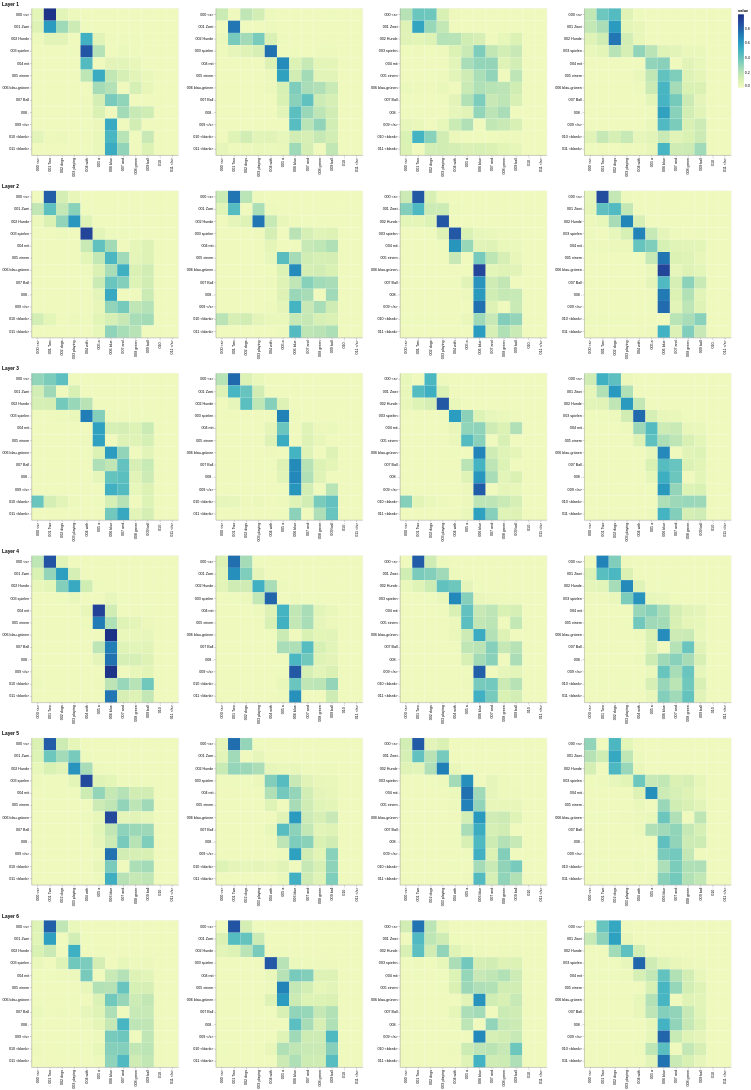

The notebook cell saved with this chart:
### Markdown cell above
## Decoder Src Attention

### Code cell
def viz_decoder_src():
    model, example_data = run_model_example(n_examples=1)
    example = example_data[len(example_data) - 1]

    layer_viz = [
        visualize_layer(
            model,
            layer,
            get_decoder_src,
            max(len(example[1]), len(example[2])),
            example[1],
            example[2],
        )
        for layer in range(6)
    ]
    return alt.hconcat(
        layer_viz[0]
        & layer_viz[1]
        & layer_viz[2]
        & layer_viz[3]
        & layer_viz[4]
        & layer_viz[5]
    )


show_example(viz_decoder_src)

### Figure 1 — Vega-Lite specification as saved in the notebook (floating-point values rounded to 4 significant figures; data arrays with more than 128 entries replaced by an {"elided": "..."} marker saying what was removed)
{"config": {"view": {"continuousWidth": 300, "continuousHeight": 300}}, "hconcat": [{"vconcat": [{"hconcat": [{"data": {"name": "data-45039f657e36ff4734bd5e13531eafc8"}, "mark": {"type": "rect"}, "encoding": {"color": {"field": "value", "type": "quantitative"}, "tooltip": [{"field": "row", "type": "quantitative"}, {"field": "column", "type": "quantitative"}, {"field": "value", "type": "quantitative"}, {"field": "row_token", "type": "nominal"}, {"field": "col_token", "type": "nominal"}], "x": {"axis": {"title": ""}, "field": "col_token", "type": "nominal"}, "y": {"axis": {"title": ""}, "field": "row_token", "type": "nominal"}}, "height": 400, "name": "view_49", "width": 400}, {"data": {"name": "data-957949588063140f1bd9348e7a69567c"}, "mark": {"type": "rect"}, "encoding": {"color": {"field": "value", "type": "quantitative"}, "tooltip": [{"field": "row", "type": "quantitative"}, {"field": "column", "type": "quantitative"}, {"field": "value", "type": "quantitative"}, {"field": "row_token", "type": "nominal"}, {"field": "col_token", "type": "nominal"}], "x": {"axis": {"title": ""}, "field": "col_token", "type": "nominal"}, "y": {"axis": {"title": ""}, "field": "row_token", "type": "nominal"}}, "height": 400, "name": "view_50", "width": 400}, {"data": {"name": "data-8630d7a8617ddd38f7306d98c1ad4c33"}, "mark": {"type": "rect"}, "encoding": {"color": {"field": "value", "type": "quantitative"}, "tooltip": [{"field": "row", "type": "quantitative"}, {"field": "column", "type": "quantitative"}, {"field": "value", "type": "quantitative"}, {"field": "row_token", "type": "nominal"}, {"field": "col_token", "type": "nominal"}], "x": {"axis": {"title": ""}, "field": "col_token", "type": "nominal"}, "y": {"axis": {"title": ""}, "field": "row_token", "type": "nominal"}}, "height": 400, "name": "view_51", "width": 400}, {"data": {"name": "data-553952a65f05366999eddcc8428a4562"}, "mark": {"type": "rect"}, "encoding": {"color": {"field": "value", "type": "quantitative"}, "tooltip": [{"field": "row", "type": "quantitative"}, {"field": "column", "type": "quantitative"}, {"field": "value", "type": "quantitative"}, {"field": "row_token", "type": "nominal"}, {"field": "col_token", "type": "nominal"}], "x": {"axis": {"title": ""}, "field": "col_token", "type": "nominal"}, "y": {"axis": {"title": ""}, "field": "row_token", "type": "nominal"}}, "height": 400, "name": "view_52", "width": 400}]}, {"vconcat": [{"hconcat": [{"data": {"name": "data-226c09d252307a8e462292a0f0f95ee0"}, "mark": {"type": "rect"}, "encoding": {"color": {"field": "value", "type": "quantitative"}, "tooltip": [{"field": "row", "type": "quantitative"}, {"field": "column", "type": "quantitative"}, {"field": "value", "type": "quantitative"}, {"field": "row_token", "type": "nominal"}, {"field": "col_token", "type": "nominal"}], "x": {"axis": {"title": ""}, "field": "col_token", "type": "nominal"}, "y": {"axis": {"title": ""}, "field": "row_token", "type": "nominal"}}, "height": 400, "name": "view_53", "width": 400}, {"data": {"name": "data-f8beb1c9f04e3aa66e61188a45aa2de6"}, "mark": {"type": "rect"}, "encoding": {"color": {"field": "value", "type": "quantitative"}, "tooltip": [{"field": "row", "type": "quantitative"}, {"field": "column", "type": "quantitative"}, {"field": "value", "type": "quantitative"}, {"field": "row_token", "type": "nominal"}, {"field": "col_token", "type": "nominal"}], "x": {"axis": {"title": ""}, "field": "col_token", "type": "nominal"}, "y": {"axis": {"title": ""}, "field": "row_token", "type": "nominal"}}, "height": 400, "name": "view_54", "width": 400}, {"data": {"name": "data-e88edef3a286f604d9d6b3bea25004f9"}, "mark": {"type": "rect"}, "encoding": {"color": {"field": "value", "type": "quantitative"}, "tooltip": [{"field": "row", "type": "quantitative"}, {"field": "column", "type": "quantitative"}, {"field": "value", "type": "quantitative"}, {"field": "row_token", "type": "nominal"}, {"field": "col_token", "type": "nominal"}], "x": {"axis": {"title": ""}, "field": "col_token", "type": "nominal"}, "y": {"axis": {"title": ""}, "field": "row_token", "type": "nominal"}}, "height": 400, "name": "view_55", "width": 400}, {"data": {"name": "data-219be6ffc94b8ecc447d497fd80e3f27"}, "mark": {"type": "rect"}, "encoding": {"color": {"field": "value", "type": "quantitative"}, "tooltip": [{"field": "row", "type": "quantitative"}, {"field": "column", "type": "quantitative"}, {"field": "value", "type": "quantitative"}, {"field": "row_token", "type": "nominal"}, {"field": "col_token", "type": "nominal"}], "x": {"axis": {"title": ""}, "field": "col_token", "type": "nominal"}, "y": {"axis": {"title": ""}, "field": "row_token", "type": "nominal"}}, "height": 400, "name": "view_56", "width": 400}]}], "title": "Layer 2"}, {"vconcat": [{"hconcat": [{"data": {"name": "data-c129b125028286561b9057b754882e42"}, "mark": {"type": "rect"}, "encoding": {"color": {"field": "value", "type": "quantitative"}, "tooltip": [{"field": "row", "type": "quantitative"}, {"field": "column", "type": "quantitative"}, {"field": "value", "type": "quantitative"}, {"field": "row_token", "type": "nominal"}, {"field": "col_token", "type": "nominal"}], "x": {"axis": {"title": ""}, "field": "col_token", "type": "nominal"}, "y": {"axis": {"title": ""}, "field": "row_token", "type": "nominal"}}, "height": 400, "name": "view_57", "width": 400}, {"data": {"name": "data-a28814b336f53707837a207faa10cf51"}, "mark": {"type": "rect"}, "encoding": {"color": {"field": "value", "type": "quantitative"}, "tooltip": [{"field": "row", "type": "quantitative"}, {"field": "column", "type": "quantitative"}, {"field": "value", "type": "quantitative"}, {"field": "row_token", "type": "nominal"}, {"field": "col_token", "type": "nominal"}], "x": {"axis": {"title": ""}, "field": "col_token", "type": "nominal"}, "y": {"axis": {"title": ""}, "field": "row_token", "type": "nominal"}}, "height": 400, "name": "view_58", "width": 400}, {"data": {"name": "data-870bc624ddff97fb662594a493152185"}, "mark": {"type": "rect"}, "encoding": {"color": {"field": "value", "type": "quantitative"}, "tooltip": [{"field": "row", "type": "quantitative"}, {"field": "column", "type": "quantitative"}, {"field": "value", "type": "quantitative"}, {"field": "row_token", "type": "nominal"}, {"field": "col_token", "type": "nominal"}], "x": {"axis": {"title": ""}, "field": "col_token", "type": "nominal"}, "y": {"axis": {"title": ""}, "field": "row_token", "type": "nominal"}}, "height": 400, "name": "view_59", "width": 400}, {"data": {"name": "data-5f37350b707488434abded356b4dadc5"}, "mark": {"type": "rect"}, "encoding": {"color": {"field": "value", "type": "quantitative"}, "tooltip": [{"field": "row", "type": "quantitative"}, {"field": "column", "type": "quantitative"}, {"field": "value", "type": "quantitative"}, {"field": "row_token", "type": "nominal"}, {"field": "col_token", "type": "nominal"}], "x": {"axis": {"title": ""}, "field": "col_token", "type": "nominal"}, "y": {"axis": {"title": ""}, "field": "row_token", "type": "nominal"}}, "height": 400, "name": "view_60", "width": 400}]}], "title": "Layer 3"}, {"vconcat": [{"hconcat": [{"data": {"name": "data-8bafed132128215955819ee9876324de"}, "mark": {"type": "rect"}, "encoding": {"color": {"field": "value", "type": "quantitative"}, "tooltip": [{"field": "row", "type": "quantitative"}, {"field": "column", "type": "quantitative"}, {"field": "value", "type": "quantitative"}, {"field": "row_token", "type": "nominal"}, {"field": "col_token", "type": "nominal"}], "x": {"axis": {"title": ""}, "field": "col_token", "type": "nominal"}, "y": {"axis": {"title": ""}, "field": "row_token", "type": "nominal"}}, "height": 400, "name": "view_61", "width": 400}, {"data": {"name": "data-987c722708a6bbe69bb420fd2ea83562"}, "mark": {"type": "rect"}, "encoding": {"color": {"field": "value", "type": "quantitative"}, "tooltip": [{"field": "row", "type": "quantitative"}, {"field": "column", "type": "quantitative"}, {"field": "value", "type": "quantitative"}, {"field": "row_token", "type": "nominal"}, {"field": "col_token", "type": "nominal"}], "x": {"axis": {"title": ""}, "field": "col_token", "type": "nominal"}, "y": {"axis": {"title": ""}, "field": "row_token", "type": "nominal"}}, "height": 400, "name": "view_62", "width": 400}, {"data": {"name": "data-bfdca982b4f80254bad69bf46d59b103"}, "mark": {"type": "rect"}, "encoding": {"color": {"field": "value", "type": "quantitative"}, "tooltip": [{"field": "row", "type": "quantitative"}, {"field": "column", "type": "quantitative"}, {"field": "value", "type": "quantitative"}, {"field": "row_token", "type": "nominal"}, {"field": "col_token", "type": "nominal"}], "x": {"axis": {"title": ""}, "field": "col_token", "type": "nominal"}, "y": {"axis": {"title": ""}, "field": "row_token", "type": "nominal"}}, "height": 400, "name": "view_63", "width": 400}, {"data": {"name": "data-08f14a5e3ece8cb398edcbfdea13eaf0"}, "mark": {"type": "rect"}, "encoding": {"color": {"field": "value", "type": "quantitative"}, "tooltip": [{"field": "row", "type": "quantitative"}, {"field": "column", "type": "quantitative"}, {"field": "value", "type": "quantitative"}, {"field": "row_token", "type": "nominal"}, {"field": "col_token", "type": "nominal"}], "x": {"axis": {"title": ""}, "field": "col_token", "type": "nominal"}, "y": {"axis": {"title": ""}, "field": "row_token", "type": "nominal"}}, "height": 400, "name": "view_64", "width": 400}]}], "title": "Layer 4"}, {"vconcat": [{"hconcat": [{"data": {"name": "data-e7a65a294535a2e57ef8fcc81020084e"}, "mark": {"type": "rect"}, "encoding": {"color": {"field": "value", "type": "quantitative"}, "tooltip": [{"field": "row", "type": "quantitative"}, {"field": "column", "type": "quantitative"}, {"field": "value", "type": "quantitative"}, {"field": "row_token", "type": "nominal"}, {"field": "col_token", "type": "nominal"}], "x": {"axis": {"title": ""}, "field": "col_token", "type": "nominal"}, "y": {"axis": {"title": ""}, "field": "row_token", "type": "nominal"}}, "height": 400, "name": "view_65", "width": 400}, {"data": {"name": "data-f8811299f0002e697f1fc35eba8929d1"}, "mark": {"type": "rect"}, "encoding": {"color": {"field": "value", "type": "quantitative"}, "tooltip": [{"field": "row", "type": "quantitative"}, {"field": "column", "type": "quantitative"}, {"field": "value", "type": "quantitative"}, {"field": "row_token", "type": "nominal"}, {"field": "col_token", "type": "nominal"}], "x": {"axis": {"title": ""}, "field": "col_token", "type": "nominal"}, "y": {"axis": {"title": ""}, "field": "row_token", "type": "nominal"}}, "height": 400, "name": "view_66", "width": 400}, {"data": {"name": "data-fb1b434b7fa5bc655375a211d9151888"}, "mark": {"type": "rect"}, "encoding": {"color": {"field": "value", "type": "quantitative"}, "tooltip": [{"field": "row", "type": "quantitative"}, {"field": "column", "type": "quantitative"}, {"field": "value", "type": "quantitative"}, {"field": "row_token", "type": "nominal"}, {"field": "col_token", "type": "nominal"}], "x": {"axis": {"title": ""}, "field": "col_token", "type": "nominal"}, "y": {"axis": {"title": ""}, "field": "row_token", "type": "nominal"}}, "height": 400, "name": "view_67", "width": 400}, {"data": {"name": "data-222aa5bfb21ae79b49bdef3e0573ffb1"}, "mark": {"type": "rect"}, "encoding": {"color": {"field": "value", "type": "quantitative"}, "tooltip": [{"field": "row", "type": "quantitative"}, {"field": "column", "type": "quantitative"}, {"field": "value", "type": "quantitative"}, {"field": "row_token", "type": "nominal"}, {"field": "col_token", "type": "nominal"}], "x": {"axis": {"title": ""}, "field": "col_token", "type": "nominal"}, "y": {"axis": {"title": ""}, "field": "row_token", "type": "nominal"}}, "height": 400, "name": "view_68", "width": 400}]}], "title": "Layer 5"}, {"vconcat": [{"hconcat": [{"data": {"name": "data-f482ed1f95961ae3522c3502c3cc9c2f"}, "mark": {"type": "rect"}, "encoding": {"color": {"field": "value", "type": "quantitative"}, "tooltip": [{"field": "row", "type": "quantitative"}, {"field": "column", "type": "quantitative"}, {"field": "value", "type": "quantitative"}, {"field": "row_token", "type": "nominal"}, {"field": "col_token", "type": "nominal"}], "x": {"axis": {"title": ""}, "field": "col_token", "type": "nominal"}, "y": {"axis": {"title": ""}, "field": "row_token", "type": "nominal"}}, "height": 400, "name": "view_69", "width": 400}, {"data": {"name": "data-e273651f948c3b5959075449ab8080c1"}, "mark": {"type": "rect"}, "encoding": {"color": {"field": "value", "type": "quantitative"}, "tooltip": [{"field": "row", "type": "quantitative"}, {"field": "column", "type": "quantitative"}, {"field": "value", "type": "quantitative"}, {"field": "row_token", "type": "nominal"}, {"field": "col_token", "type": "nominal"}], "x": {"axis": {"title": ""}, "field": "col_token", "type": "nominal"}, "y": {"axis": {"title": ""}, "field": "row_token", "type": "nominal"}}, "height": 400, "name": "view_70", "width": 400}, {"data": {"name": "data-e82497237ddb5700727b3b384671e3eb"}, "mark": {"type": "rect"}, "encoding": {"color": {"field": "value", "type": "quantitative"}, "tooltip": [{"field": "row", "type": "quantitative"}, {"field": "column", "type": "quantitative"}, {"field": "value", "type": "quantitative"}, {"field": "row_token", "type": "nominal"}, {"field": "col_token", "type": "nominal"}], "x": {"axis": {"title": ""}, "field": "col_token", "type": "nominal"}, "y": {"axis": {"title": ""}, "field": "row_token", "type": "nominal"}}, "height": 400, "name": "view_71", "width": 400}, {"data": {"name": "data-e5502d4e402747e597154a0788530ece"}, "mark": {"type": "rect"}, "encoding": {"color": {"field": "value", "type": "quantitative"}, "tooltip": [{"field": "row", "type": "quantitative"}, {"field": "column", "type": "quantitative"}, {"field": "value", "type": "quantitative"}, {"field": "row_token", "type": "nominal"}, {"field": "col_token", "type": "nominal"}], "x": {"axis": {"title": ""}, "field": "col_token", "type": "nominal"}, "y": {"axis": {"title": ""}, "field": "row_token", "type": "nominal"}}, "height": 400, "name": "view_72", "width": 400}]}], "title": "Layer 6"}], "title": "Layer 1"}], "params": [{"name": "param_102", "select": {"type": "interval", "encodings": ["x", "y"]}, "bind": "scales", "views": ["view_49"]}, {"name": "param_104", "select": {"type": "interval", "encodings": ["x", "y"]}, "bind": "scales", "views": ["view_50"]}, {"name": "param_106", "select": {"type": "interval", "encodings": ["x", "y"]}, "bind": "scales", "views": ["view_51"]}, {"name": "param_108", "select": {"type": "interval", "encodings": ["x", "y"]}, "bind": "scales", "views": ["view_52"]}, {"name": "param_110", "select": {"type": "interval", "encodings": ["x", "y"]}, "bind": "scales", "views": ["view_53"]}, {"name": "param_112", "select": {"type": "interval", "encodings": ["x", "y"]}, "bind": "scales", "views": ["view_54"]}, {"name": "param_114", "select": {"type": "interval", "encodings": ["x", "y"]}, "bind": "scales", "views": ["view_55"]}, {"name": "param_116", "select": {"type": "interval", "encodings": ["x", "y"]}, "bind": "scales", "views": ["view_56"]}, {"name": "param_118", "select": {"type": "interval", "encodings": ["x", "y"]}, "bind": "scales", "views": ["view_57"]}, {"name": "param_120", "select": {"type": "interval", "encodings": ["x", "y"]}, "bind": "scales", "views": ["view_58"]}, {"name": "param_122", "select": {"type": "interval", "encodings": ["x", "y"]}, "bind": "scales", "views": ["view_59"]}, {"name": "param_124", "select": {"type": "interval", "encodings": ["x", "y"]}, "bind": "scales", "views": ["view_60"]}, {"name": "param_126", "select": {"type": "interval", "encodings": ["x", "y"]}, "bind": "scales", "views": ["view_61"]}, {"name": "param_128", "select": {"type": "interval", "encodings": ["x", "y"]}, "bind": "scales", "views": ["view_62"]}, {"name": "param_130", "select": {"type": "interval", "encodings": ["x", "y"]}, "bind": "scales", "views": ["view_63"]}, {"name": "param_132", "select": {"type": "interval", "encodings": ["x", "y"]}, "bind": "scales", "views": ["view_64"]}, {"name": "param_134", "select": {"type": "interval", "encodings": ["x", "y"]}, "bind": "scales", "views": ["view_65"]}, {"name": "param_136", "select": {"type": "interval", "encodings": ["x", "y"]}, "bind": "scales", "views": ["view_66"]}, {"name": "param_138", "select": {"type": "interval", "encodings": ["x", "y"]}, "bind": "scales", "views": ["view_67"]}, {"name": "param_140", "select": {"type": "interval", "encodings": ["x", "y"]}, "bind": "scales", "views": ["view_68"]}, {"name": "param_142", "select": {"type": "interval", "encodings": ["x", "y"]}, "bind": "scales", "views": ["view_69"]}, {"name": "param_144", "select": {"type": "interval", "encodings": ["x", "y"]}, "bind": "scales", "views": ["view_70"]}, {"name": "param_146", "select": {"type": "interval", "encodings": ["x", "y"]}, "bind": "scales", "views": ["view_71"]}, {"name": "param_148", "select": {"type": "interval", "encodings": ["x", "y"]}, "bind": "scales", "views": ["view_72"]}], "$schema": "https://vega.github.io/schema/vega-lite/v5.20.1.json", "datasets": {"data-45039f657e36ff4734bd5e13531eafc8": {"elided": "144 records"}, "data-957949588063140f1bd9348e7a69567c": {"elided": "144 records"}, "data-8630d7a8617ddd38f7306d98c1ad4c33": {"elided": "144 records"}, "data-553952a65f05366999eddcc8428a4562": {"elided": "144 records"}, "data-226c09d252307a8e462292a0f0f95ee0": {"elided": "144 records"}, "data-f8beb1c9f04e3aa66e61188a45aa2de6": {"elided": "144 records"}, "data-e88edef3a286f604d9d6b3bea25004f9": {"elided": "144 records"}, "data-219be6ffc94b8ecc447d497fd80e3f27": {"elided": "144 records"}, "data-c129b125028286561b9057b754882e42": {"elided": "144 records"}, "data-a28814b336f53707837a207faa10cf51": {"elided": "144 records"}, "data-870bc624ddff97fb662594a493152185": {"elided": "144 records"}, "data-5f37350b707488434abded356b4dadc5": {"elided": "144 records"}, "data-8bafed132128215955819ee9876324de": {"elided": "144 records"}, "data-987c722708a6bbe69bb420fd2ea83562": {"elided": "144 records"}, "data-bfdca982b4f80254bad69bf46d59b103": {"elided": "144 records"}, "data-08f14a5e3ece8cb398edcbfdea13eaf0": {"elided": "144 records"}, "data-e7a65a294535a2e57ef8fcc81020084e": {"elided": "144 records"}, "data-f8811299f0002e697f1fc35eba8929d1": {"elided": "144 records"}, "data-fb1b434b7fa5bc655375a211d9151888": {"elided": "144 records"}, "data-222aa5bfb21ae79b49bdef3e0573ffb1": {"elided": "144 records"}, "data-f482ed1f95961ae3522c3502c3cc9c2f": {"elided": "144 records"}, "data-e273651f948c3b5959075449ab8080c1": {"elided": "144 records"}, "data-e82497237ddb5700727b3b384671e3eb": {"elided": "144 records"}, "data-e5502d4e402747e597154a0788530ece": {"elided": "144 records"}}}
